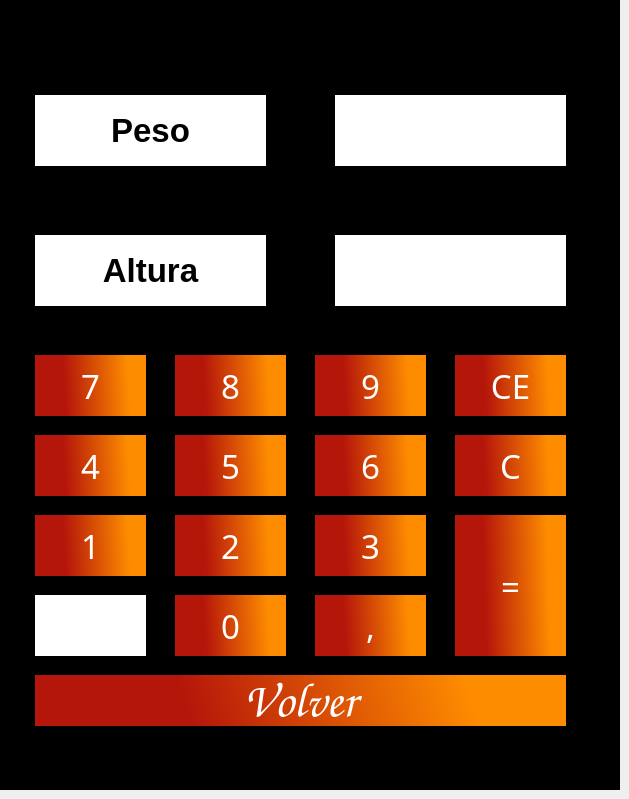
    <widget class="QWidget" name="PIMC">
     <widget class="QGraphicsView" name="fondoIMC">
      <property name="geometry">
       <rect>
        <x>0</x>
        <y>0</y>
        <width>620</width>
        <height>790</height>
       </rect>
      </property>
      <property name="minimumSize">
       <size>
        <width>620</width>
        <height>790</height>
       </size>
      </property>
      <property name="maximumSize">
       <size>
        <width>620</width>
        <height>790</height>
       </size>
      </property>
      <property name="styleSheet">
       <string notr="true">background-color: rgb(0, 0, 0);</string>
      </property>
     </widget>
     <widget class="QPushButton" name="bI7">
      <property name="geometry">
       <rect>
        <x>30</x>
        <y>350</y>
        <width>121</width>
        <height>71</height>
       </rect>
      </property>
      <property name="font">
       <font>
        <family>Impact</family>
        <pointsize>25</pointsize>
       </font>
      </property>
      <property name="styleSheet">
       <string notr="true">BORDER: 5px solid black;
background-color: qlineargradient(spread:pad, x1:0, y1:0.62, x2:0.988636, y2:0.585, stop:0.295455 rgba(221, 27, 12, 209), stop:0.829545 rgba(254, 140, 0, 255));
color: rgb(255, 255, 255);</string>
      </property>
      <property name="text">
       <string>7</string>
      </property>
     </widget>
     <widget class="QPushButton" name="bI5">
      <property name="geometry">
       <rect>
        <x>170</x>
        <y>430</y>
        <width>121</width>
        <height>71</height>
       </rect>
      </property>
      <property name="font">
       <font>
        <family>Impact</family>
        <pointsize>25</pointsize>
       </font>
      </property>
      <property name="styleSheet">
       <string notr="true">BORDER: 5px solid black;
background-color: qlineargradient(spread:pad, x1:0, y1:0.62, x2:0.988636, y2:0.585, stop:0.295455 rgba(221, 27, 12, 209), stop:0.829545 rgba(254, 140, 0, 255));
color: rgb(255, 255, 255);</string>
      </property>
      <property name="text">
       <string>5</string>
      </property>
     </widget>
     <widget class="QPushButton" name="bIIgual">
      <property name="geometry">
       <rect>
        <x>450</x>
        <y>510</y>
        <width>121</width>
        <height>151</height>
       </rect>
      </property>
      <property name="font">
       <font>
        <family>Impact</family>
        <pointsize>25</pointsize>
       </font>
      </property>
      <property name="styleSheet">
       <string notr="true">BORDER: 5px solid black;
background-color: qlineargradient(spread:pad, x1:0, y1:0.62, x2:0.988636, y2:0.585, stop:0.295455 rgba(221, 27, 12, 209), stop:0.829545 rgba(254, 140, 0, 255));
color: rgb(255, 255, 255);</string>
      </property>
      <property name="text">
       <string>=</string>
      </property>
     </widget>
     <widget class="QPushButton" name="bI2">
      <property name="geometry">
       <rect>
        <x>170</x>
        <y>510</y>
        <width>121</width>
        <height>71</height>
       </rect>
      </property>
      <property name="font">
       <font>
        <family>Impact</family>
        <pointsize>25</pointsize>
       </font>
      </property>
      <property name="styleSheet">
       <string notr="true">BORDER: 5px solid black;
background-color: qlineargradient(spread:pad, x1:0, y1:0.62, x2:0.988636, y2:0.585, stop:0.295455 rgba(221, 27, 12, 209), stop:0.829545 rgba(254, 140, 0, 255));
color: rgb(255, 255, 255);</string>
      </property>
      <property name="text">
       <string>2</string>
      </property>
     </widget>
     <widget class="QPushButton" name="bI3">
      <property name="geometry">
       <rect>
        <x>310</x>
        <y>510</y>
        <width>121</width>
        <height>71</height>
       </rect>
      </property>
      <property name="font">
       <font>
        <family>Impact</family>
        <pointsize>25</pointsize>
       </font>
      </property>
      <property name="styleSheet">
       <string notr="true">BORDER: 5px solid black;
background-color: qlineargradient(spread:pad, x1:0, y1:0.62, x2:0.988636, y2:0.585, stop:0.295455 rgba(221, 27, 12, 209), stop:0.829545 rgba(254, 140, 0, 255));
color: rgb(255, 255, 255);</string>
      </property>
      <property name="text">
       <string>3</string>
      </property>
     </widget>
     <widget class="QPushButton" name="bILogo">
      <property name="enabled">
       <bool>false</bool>
      </property>
      <property name="geometry">
       <rect>
        <x>30</x>
        <y>590</y>
        <width>121</width>
        <height>71</height>
       </rect>
      </property>
      <property name="styleSheet">
       <string notr="true">image: url(:/logoimg/LogoDv-removebg-preview.png);
background-color: rgb(255, 255, 255);
BORDER: 5px solid black;</string>
      </property>
      <property name="text">
       <string/>
      </property>
     </widget>
     <widget class="QPushButton" name="bI6">
      <property name="geometry">
       <rect>
        <x>310</x>
        <y>430</y>
        <width>121</width>
        <height>71</height>
       </rect>
      </property>
      <property name="font">
       <font>
        <family>Impact</family>
        <pointsize>25</pointsize>
       </font>
      </property>
      <property name="styleSheet">
       <string notr="true">BORDER: 5px solid black;
background-color: qlineargradient(spread:pad, x1:0, y1:0.62, x2:0.988636, y2:0.585, stop:0.295455 rgba(221, 27, 12, 209), stop:0.829545 rgba(254, 140, 0, 255));
color: rgb(255, 255, 255);</string>
      </property>
      <property name="text">
       <string>6</string>
      </property>
     </widget>
     <widget class="QPushButton" name="bIComa">
      <property name="geometry">
       <rect>
        <x>310</x>
        <y>590</y>
        <width>121</width>
        <height>71</height>
       </rect>
      </property>
      <property name="font">
       <font>
        <family>Impact</family>
        <pointsize>25</pointsize>
       </font>
      </property>
      <property name="styleSheet">
       <string notr="true">BORDER: 5px solid black;
background-color: qlineargradient(spread:pad, x1:0, y1:0.62, x2:0.988636, y2:0.585, stop:0.295455 rgba(221, 27, 12, 209), stop:0.829545 rgba(254, 140, 0, 255));
color: rgb(255, 255, 255);</string>
      </property>
      <property name="text">
       <string>,</string>
      </property>
     </widget>
     <widget class="QPushButton" name="bVolverIMC">
      <property name="geometry">
       <rect>
        <x>30</x>
        <y>670</y>
        <width>541</width>
        <height>61</height>
       </rect>
      </property>
      <property name="maximumSize">
       <size>
        <width>800</width>
        <height>600</height>
       </size>
      </property>
      <property name="font">
       <font>
        <family>Comic Sans MS</family>
        <pointsize>36</pointsize>
       </font>
      </property>
      <property name="layoutDirection">
       <enum>Qt::LeftToRight</enum>
      </property>
      <property name="styleSheet">
       <string notr="true">BORDER: 5px solid black;
background-color: qlineargradient(spread:pad, x1:0, y1:0.62, x2:0.988636, y2:0.585, stop:0.295455 rgba(221, 27, 12, 209), stop:0.829545 rgba(254, 140, 0, 255));
color: rgb(255, 255, 255);</string>
      </property>
      <property name="text">
       <string>Volver</string>
      </property>
     </widget>
     <widget class="QPushButton" name="bI9">
      <property name="geometry">
       <rect>
        <x>310</x>
        <y>350</y>
        <width>121</width>
        <height>71</height>
       </rect>
      </property>
      <property name="font">
       <font>
        <family>Impact</family>
        <pointsize>25</pointsize>
       </font>
      </property>
      <property name="styleSheet">
       <string notr="true">BORDER: 5px solid black;
background-color: qlineargradient(spread:pad, x1:0, y1:0.62, x2:0.988636, y2:0.585, stop:0.295455 rgba(221, 27, 12, 209), stop:0.829545 rgba(254, 140, 0, 255));
color: rgb(255, 255, 255);</string>
      </property>
      <property name="text">
       <string>9</string>
      </property>
     </widget>
     <widget class="QPushButton" name="bI1">
      <property name="geometry">
       <rect>
        <x>30</x>
        <y>510</y>
        <width>121</width>
        <height>71</height>
       </rect>
      </property>
      <property name="font">
       <font>
        <family>Impact</family>
        <pointsize>25</pointsize>
        <weight>50</weight>
        <bold>false</bold>
       </font>
      </property>
      <property name="styleSheet">
       <string notr="true">BORDER: 5px solid black;
background-color: qlineargradient(spread:pad, x1:0, y1:0.62, x2:0.988636, y2:0.585, stop:0.295455 rgba(221, 27, 12, 209), stop:0.829545 rgba(254, 140, 0, 255));
color: rgb(255, 255, 255);</string>
      </property>
      <property name="text">
       <string>1</string>
      </property>
     </widget>
     <widget class="QPushButton" name="bI0">
      <property name="geometry">
       <rect>
        <x>170</x>
        <y>590</y>
        <width>121</width>
        <height>71</height>
       </rect>
      </property>
      <property name="font">
       <font>
        <family>Impact</family>
        <pointsize>25</pointsize>
        <weight>50</weight>
        <bold>false</bold>
       </font>
      </property>
      <property name="styleSheet">
       <string notr="true">BORDER: 5px solid black;
background-color: qlineargradient(spread:pad, x1:0, y1:0.62, x2:0.988636, y2:0.585, stop:0.295455 rgba(221, 27, 12, 209), stop:0.829545 rgba(254, 140, 0, 255));
color: rgb(255, 255, 255);</string>
      </property>
      <property name="text">
       <string>0</string>
      </property>
     </widget>
     <widget class="QPushButton" name="bIC">
      <property name="geometry">
       <rect>
        <x>450</x>
        <y>430</y>
        <width>121</width>
        <height>71</height>
       </rect>
      </property>
      <property name="font">
       <font>
        <family>Impact</family>
        <pointsize>25</pointsize>
       </font>
      </property>
      <property name="styleSheet">
       <string notr="true">BORDER: 5px solid black;
background-color: qlineargradient(spread:pad, x1:0, y1:0.62, x2:0.988636, y2:0.585, stop:0.295455 rgba(221, 27, 12, 209), stop:0.829545 rgba(254, 140, 0, 255));
color: rgb(255, 255, 255);</string>
      </property>
      <property name="text">
       <string>C</string>
      </property>
     </widget>
     <widget class="QPushButton" name="bI8">
      <property name="geometry">
       <rect>
        <x>170</x>
        <y>350</y>
        <width>121</width>
        <height>71</height>
       </rect>
      </property>
      <property name="font">
       <font>
        <family>Impact</family>
        <pointsize>25</pointsize>
       </font>
      </property>
      <property name="styleSheet">
       <string notr="true">BORDER: 5px solid black;
background-color: qlineargradient(spread:pad, x1:0, y1:0.62, x2:0.988636, y2:0.585, stop:0.295455 rgba(221, 27, 12, 209), stop:0.829545 rgba(254, 140, 0, 255));
color: rgb(255, 255, 255);</string>
      </property>
      <property name="text">
       <string>8</string>
      </property>
     </widget>
     <widget class="QLabel" name="lIAltura">
      <property name="geometry">
       <rect>
        <x>330</x>
        <y>230</y>
        <width>241</width>
        <height>81</height>
       </rect>
      </property>
      <property name="font">
       <font>
        <pointsize>50</pointsize>
       </font>
      </property>
      <property name="styleSheet">
       <string notr="true">BORDER: 5px solid black;
background-color: rgb(255, 255, 255);</string>
      </property>
      <property name="text">
       <string/>
      </property>
     </widget>
     <widget class="QPushButton" name="bICE">
      <property name="geometry">
       <rect>
        <x>450</x>
        <y>350</y>
        <width>121</width>
        <height>71</height>
       </rect>
      </property>
      <property name="font">
       <font>
        <family>Impact</family>
        <pointsize>25</pointsize>
       </font>
      </property>
      <property name="styleSheet">
       <string notr="true">BORDER: 5px solid black;
background-color: qlineargradient(spread:pad, x1:0, y1:0.62, x2:0.988636, y2:0.585, stop:0.295455 rgba(221, 27, 12, 209), stop:0.829545 rgba(254, 140, 0, 255));
color: rgb(255, 255, 255);</string>
      </property>
      <property name="text">
       <string>CE</string>
      </property>
     </widget>
     <widget class="QPushButton" name="bI4">
      <property name="geometry">
       <rect>
        <x>30</x>
        <y>430</y>
        <width>121</width>
        <height>71</height>
       </rect>
      </property>
      <property name="font">
       <font>
        <family>Impact</family>
        <pointsize>25</pointsize>
       </font>
      </property>
      <property name="styleSheet">
       <string notr="true">BORDER: 5px solid black;
background-color: qlineargradient(spread:pad, x1:0, y1:0.62, x2:0.988636, y2:0.585, stop:0.295455 rgba(221, 27, 12, 209), stop:0.829545 rgba(254, 140, 0, 255));
color: rgb(255, 255, 255);</string>
      </property>
      <property name="text">
       <string>4</string>
      </property>
     </widget>
     <widget class="QLabel" name="lIPeso">
      <property name="geometry">
       <rect>
        <x>330</x>
        <y>90</y>
        <width>241</width>
        <height>81</height>
       </rect>
      </property>
      <property name="font">
       <font>
        <pointsize>50</pointsize>
       </font>
      </property>
      <property name="styleSheet">
       <string notr="true">BORDER: 5px solid black;
background-color: rgb(255, 255, 255);</string>
      </property>
      <property name="text">
       <string/>
      </property>
     </widget>
     <widget class="QLabel" name="lPeso">
      <property name="geometry">
       <rect>
        <x>30</x>
        <y>90</y>
        <width>241</width>
        <height>81</height>
       </rect>
      </property>
      <property name="font">
       <font>
        <pointsize>25</pointsize>
        <weight>75</weight>
        <bold>true</bold>
       </font>
      </property>
      <property name="styleSheet">
       <string notr="true">BORDER: 5px solid black;
background-color: rgb(255, 255, 255);</string>
      </property>
      <property name="text">
       <string>Peso</string>
      </property>
      <property name="alignment">
       <set>Qt::AlignCenter</set>
      </property>
     </widget>
     <widget class="QLabel" name="lAltura">
      <property name="geometry">
       <rect>
        <x>30</x>
        <y>230</y>
        <width>241</width>
        <height>81</height>
       </rect>
      </property>
      <property name="font">
       <font>
        <pointsize>25</pointsize>
        <weight>75</weight>
        <bold>true</bold>
       </font>
      </property>
      <property name="styleSheet">
       <string notr="true">BORDER: 5px solid black;
background-color: rgb(255, 255, 255);</string>
      </property>
      <property name="text">
       <string>Altura</string>
      </property>
      <property name="alignment">
       <set>Qt::AlignCenter</set>
      </property>
     </widget>
    </widget>
